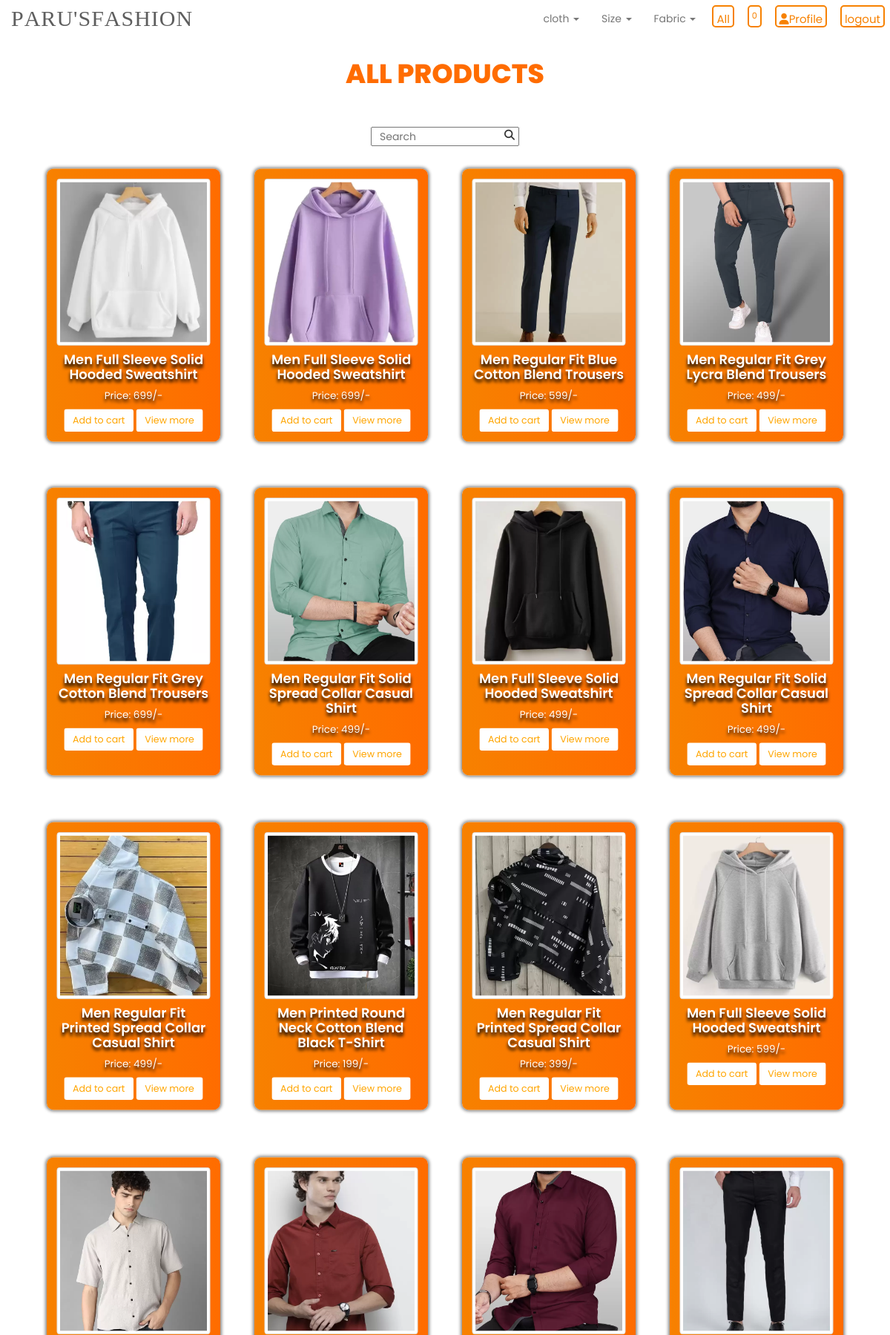
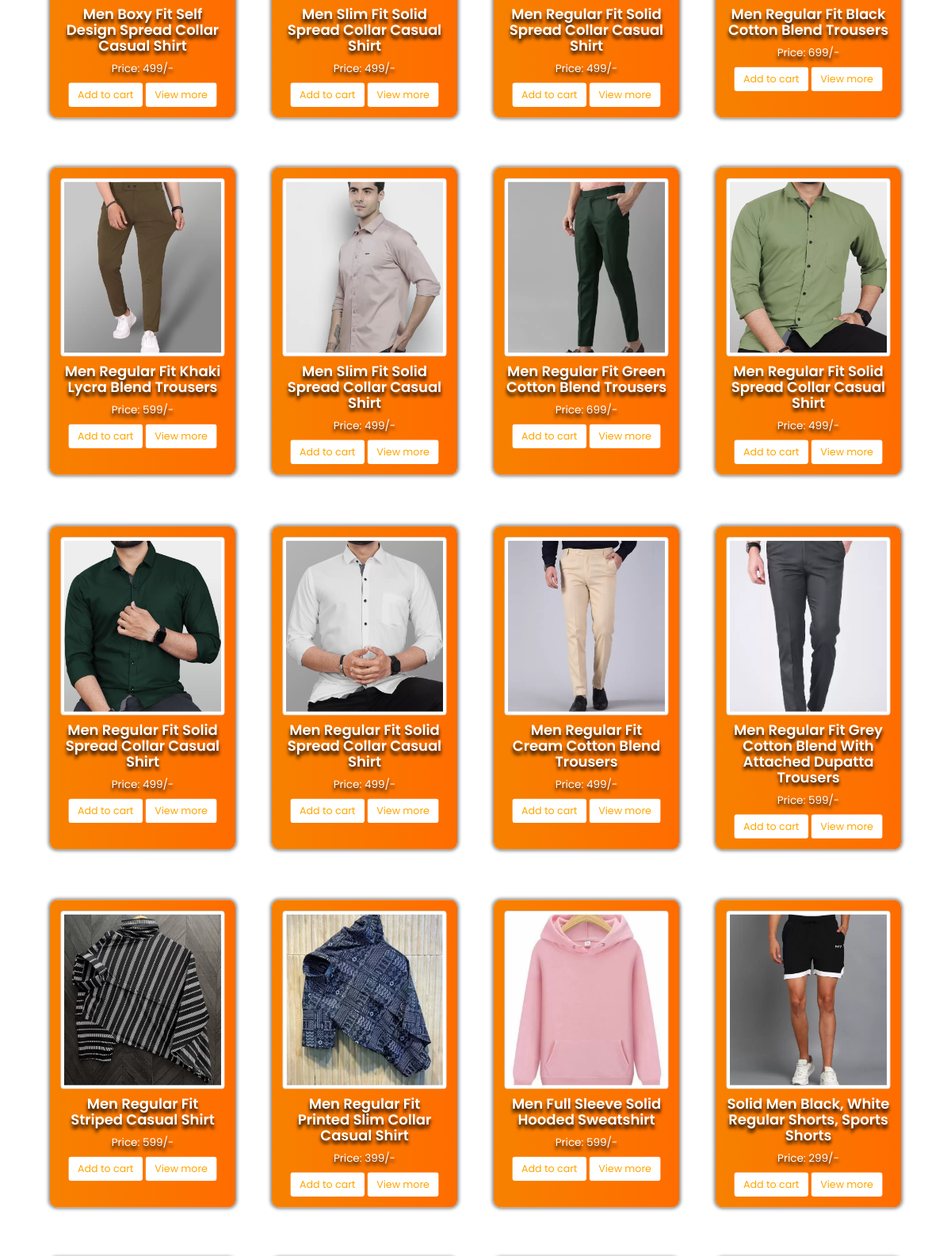
The app's page /displayall.php (signed in, upper part) with its own data (2 pictures, top to bottom).
### tables this page shows
CREATE TABLE `cloths` (
  `CID` int(11) NOT NULL,
  `CNAME` varchar(300) NOT NULL,
  `CFABRIC_TYP` varchar(150) NOT NULL,
  `CCLOTH` varchar(150) NOT NULL,
  `CSIZE` varchar(100) NOT NULL,
  `PRICE` varchar(100) NOT NULL,
  `FILE` varchar(600) NOT NULL,
  `KEYWORDS` varchar(1000) NOT NULL
);

### functions/common_function.php (the view, shortened to what this page needs)
<?php
include('includes/database.php');
function get_all_products()
{
  global $db;
  if (!isset($_GET['size'])) {
    if (!isset($_GET['fabric'])) {
      if (!isset($_GET['cloth'])) {
        $select_query = "SELECT * FROM `cloths` order by rand()";
        $result_query = mysqli_query($db, $select_query);
        while ($row = mysqli_fetch_assoc($result_query)) {
          $product_id = $row['CID'];
          $product_title = $row['CNAME'];
          $product_image = $row['FILE'];
          $product_price = $row['PRICE'];
          echo "<div class='col-sm-4 col-lg-3 col-md-3 text-center card'>
      <img src='./admin/cloth/$product_image' class='img-responsive img-thumbnail' style='width:250px; height:250px; object-fit:cover;' alt='...'>
      <h5 class='cname'>$product_title</h5>
      <p class='cprice'>Price: $product_price/-</p>
      <a href='displayall.php?add_to_cart=$product_id'
      class='btn cart-btn'>Add to cart</a>
      <a href='product_details.php?CID=$product_id'
      class='btn cart-btn'>View more</a>
      </div>";
        }
      }
    }
  }
}
function cart_item()
{
  if (isset($_GET['add_to_cart'])) {
    global $db;
    $UID = $_SESSION["UID"];
    $sql1 = "SELECT * FROM `cart` where
    UID='$UID'";
    $res = mysqli_query($db, $sql1);
    $count = mysqli_num_rows($res);
  } else {
    global $db;
    $UID = $_SESSION["UID"];
    $sql2 = "SELECT * FROM `cart` where
    UID='$UID'";
    $res = mysqli_query($db, $sql2);
    $count = mysqli_num_rows($res);
  }
  echo $count;
}

### displayall.php (shortened to what this page needs)
<?php
include ("includes/database.php");
include('functions/common_function.php');
?>
    <!DOCTYPE html>
    <html lang="en">
    <head>
    <link rel="stylesheet" href="https://maxcdn.bootstrapcdn.com/bootstrap/3.4.1/css/bootstrap.min.css">
    <link rel="stylesheet" href="https://cdnjs.cloudflare.com/ajax/libs/font-awesome/6.4.0/css/all.min.css" />
</head>
<body>
<nav class="navbar  navbar-default  navbar-fixed-top navigation text-center">
            <div class="container-fluid">
                <div class="navbar-header">
                    <a href="landingpage.php"><ul class="heading navbar-brand" id="logo">
                        <li>P</li>
                        <li>A</li>
                        <li>R</li>
                        <li>U'</li>
                        <li>S</li>
                        <li>F</li>
                        <li>A</li>
                        <li>S</li>
                        <li>H</li>
                        <li>I</li>
                        <li>O</li>
                        <li>N</li>
                    </ul></a>
                </div>
                <div class="collapse navbar-collapse" id="navigator">
                    <ul class="nav navbar-nav navbar-right">
                    <a href="displayall.php" class="btn navibtn">All</a>
<li class="dropdown">
<a class="dropdown-toggle filter" data-toggle="dropdown" href="#">cloth <span class="caret"></span></a>
</li>
<li class="dropdown">
<a class="dropdown-toggle filter" data-toggle="dropdown" href="#">Size <span class="caret"></span></a>
</li>
<li class="dropdown">
<a class="dropdown-toggle filter" data-toggle="dropdown" href="#">Fabric <span class="caret"></span></a>
</li>
                    <a href="cart.php" class="btn navibtn">  <ion-icon name="cart"></ion-icon><sup> <?php  cart_item();?></a>
                    <a href="userdashboard.php" class="btn navibtn"><i class="fa-solid fa-user"></i>Profile</a>
                    <a href="logout.php" class="btn navibtn"><ion-icon name="log-out"></ion-icon>logout</a>
                    </ul>
                </div>
            </div>
        </nav>
        <div class="container-fluid text-center background" style=" padding:0; margin-top:60px;">
        <div class="container text-center">
        <div class="row card-holder">
        <div style="width:100%; display:flex; flex-direction:column; align-items:center;">
            <h1 style="font-weight:800; color:#ff6c00;">ALL PRODUCTS</h1><hr>
            <form action="search.php" method="post" class="form">
                <input type="text" placeholder="Search" name="search" required class="searchbar">
                <button type="submit" name="search-btn" class="search-btn"><i class="fa-solid fa-magnifying-glass"></i></button>
            </form>
            </div>
<?php
get_all_products();
?>
</div>
</div>
</div>
  </body>
  </html>

### displayall.php (style rules this page uses)
body { font-family: 'Poppins', sans-serif; }
.heading { font-size: 30px; list-style-type: none; letter-spacing: 1px; text-shadow: none; display: flex; color: white; font-family: Georgia, 'Times New Roman', Times, serif; }
.heading li { animation: spark 0.5s infinite linear; }
ul li:nth-child(1) { animation-delay: 1s; }
ul li:nth-child(2) { animation-delay: 2s; }
ul li:nth-child(3) { animation-delay: 1s; }
ul li:nth-child(4) { animation-delay: 2s; }
ul li:nth-child(5) { animation-delay: 3s; }
ul li:nth-child(6) { animation-delay: 4s; }
ul li:nth-child(7) { animation-delay: 3s; }
ul li:nth-child(8) { animation-delay: 4s; }
ul li:nth-child(9) { animation-delay: 5s; }
ul li:nth-child(10) { animation-delay: 6s; }
ul li:nth-child(11) { animation-delay: 5s; }
ul li:nth-child(12) { animation-delay: 6s; }
.navibtn { position: relative; color: #f78100; background: white; font-weight: 400; margin: 7px; border: 2px solid #f78100; overflow: hidden; z-index: 1; transition: 0.5s; border-radius: 5px; padding: 6px 4px; text-decoration: none; font-size: 15px; height:30px;; }
.navibtn:before { content: ""; position: absolute; background: #f78100; height: 70px; width: 80px; border-radius: 50%; z-index: -1; }
.navibtn:before { top: 100%; left: 100%; transition: 0.9s; }
.navigation { width: 100%; background-color:#fff; border:none; }
.background { background-color:#ffffff; }
.card { width:260px; padding:15px; background-image:linear-gradient(to right,#f78100,#ff6c00); margin:10px 10px 10px 10px; border-radius: 10px; transition:0.2s; transform: scale(0.9); box-shadow:0px 0px 5px 2px gray; }
.card-holder { display:flex; flex-wrap: wrap; justify-content:center; }
.cname { color:white; font-size:20px; font-weight:600; text-shadow:0px 5px 5px black; }
.cprice { color:white; font-size:15px; text-shadow:0px 5px 5px black; }
.cart-btn { color:orange; background-color:white; transition:0.3s; }
.filter { color:orange; background-color:#fff; transition:0.3s; }
.form { width:fit-content; position:relative; }
.searchbar { width:200px; outline:none; padding-left:10px; }
.search-btn { border:none; background-color:transparent; position:absolute; right:0; }

### records on screen
cloths: FILE (picture), CNAME "Men Full Sleeve Solid Hooded Sweatshirt", PRICE "699"
cloths: FILE (picture), CNAME "Men Full Sleeve Solid Hooded Sweatshirt", PRICE "699"
cloths: FILE (picture), CNAME "Men Regular Fit Blue Cotton Blend Trousers", PRICE "599"
cloths: FILE (picture), CNAME "Men Regular Fit Grey Lycra Blend Trousers", PRICE "499"
cloths: FILE (picture), CNAME "Men Regular Fit Grey Cotton Blend Trousers", PRICE "699"
cloths: FILE (picture), CNAME "Men Regular Fit Solid Spread Collar Casual Shirt", PRICE "499"
cloths: FILE (picture), CNAME "Men Full Sleeve Solid Hooded Sweatshirt", PRICE "499"
cloths: FILE (picture), CNAME "Men Regular Fit Solid Spread Collar Casual Shirt", PRICE "499"
cloths: FILE (picture), CNAME "Men Regular Fit Printed Spread Collar Casual Shirt", PRICE "499"
cloths: FILE (picture), CNAME "Men Printed Round Neck Cotton Blend Black T-Shirt", PRICE "199"
cloths: FILE (picture), CNAME "Men Regular Fit Printed Spread Collar Casual Shirt", PRICE "399"
cloths: FILE (picture), CNAME "Men Full Sleeve Solid Hooded Sweatshirt", PRICE "599"
cloths: FILE (picture), CNAME "Men Boxy Fit Self Design Spread Collar Casual Shirt", PRICE "499"
cloths: FILE (picture), CNAME "Men Slim Fit Solid Spread Collar Casual Shirt", PRICE "499"
cloths: FILE (picture), CNAME "Men Regular Fit Solid Spread Collar Casual Shirt", PRICE "499"
cloths: FILE (picture), CNAME "Men Regular Fit Black Cotton Blend Trousers", PRICE "699"
cloths: FILE (picture), CNAME "Men Regular Fit Khaki Lycra Blend Trousers", PRICE "599"
cloths: FILE (picture), CNAME "Men Slim Fit Solid Spread Collar Casual Shirt", PRICE "499"
cloths: FILE (picture), CNAME "Men Regular Fit Green Cotton Blend Trousers", PRICE "699"
cloths: FILE (picture), CNAME "Men Regular Fit Solid Spread Collar Casual Shirt", PRICE "499"
cloths: FILE (picture), CNAME "Men Regular Fit Solid Spread Collar Casual Shirt", PRICE "499"
cloths: FILE (picture), CNAME "Men Regular Fit Solid Spread Collar Casual Shirt", PRICE "499"
cloths: FILE (picture), CNAME "Men Regular Fit Cream Cotton Blend Trousers", PRICE "499"
cloths: FILE (picture), CNAME "Men Regular Fit Grey Cotton Blend With Attached Dupatta Trousers", PRICE "599"
cloths: FILE (picture), CNAME "Men Regular Fit Striped Casual Shirt", PRICE "599"
cloths: FILE (picture), CNAME "Men Regular Fit Printed Slim Collar Casual Shirt", PRICE "399"
cloths: FILE (picture), CNAME "Men Full Sleeve Solid Hooded Sweatshirt", PRICE "599"
cloths: FILE (picture), CNAME "Solid Men Black, White Regular Shorts, Sports Shorts", PRICE "299"

### other values on screen
$count "0"
